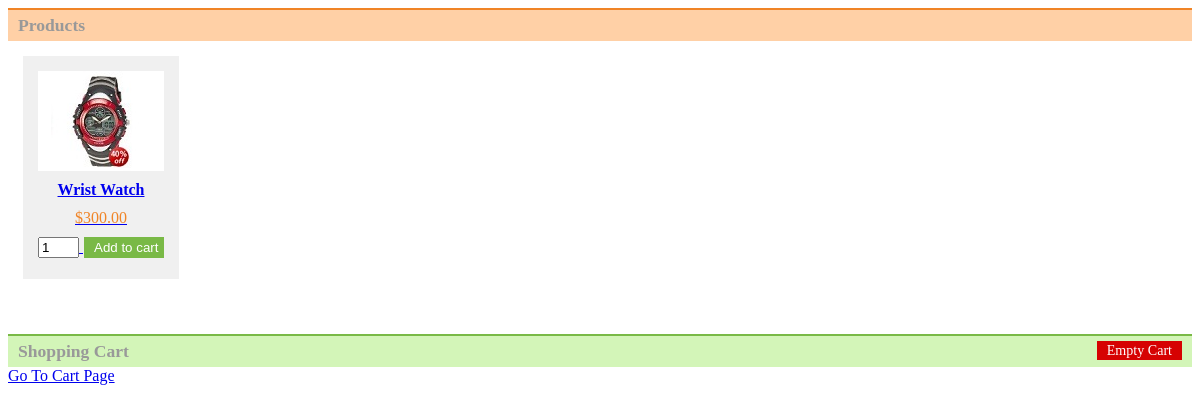
Screenshot of /?productID=wristWear03 with the database file from the repository.
### tables this page shows
CREATE TABLE `tblproduct` (
  `id` int(8) NOT NULL AUTO_INCREMENT,
  `name` varchar(255) NOT NULL,
  `code` varchar(255) NOT NULL,
  `image` text NOT NULL,
  `price` double(10,2) NOT NULL,
  `view_count` int(11) DEFAULT NULL,
  PRIMARY KEY (`id`),
  UNIQUE KEY `product_code` (`code`)
);

### controller/dbcontroller.php (called while the page is built, shortened)
<?php
class DBController {
	function runQuery($conn,$query) {
		$result = mysqli_query($conn,$query);
		while($row=mysqli_fetch_assoc($result)) {
			$resultset[] = $row;
		}
		if(!empty($resultset))
			return $resultset;
	}
}
?>

### config.php (called while the page is built)
<?php
Class Config {
	public function getUrLFinalString(){
		$current_page_uri = $_SERVER['REQUEST_URI'];
		$part_url = explode("/", $current_page_uri);
		$page_name = end($part_url);
		return $page_name;
	}
	public function getCurrentProjectName(){
		$current_page_uri = $_SERVER['REQUEST_URI'];
		$part_url = explode("/", $current_page_uri);
		$current_dir = $part_url[1];
		return $current_dir;
	}
}
?>

### view/products_details.php (the view, shortened to what this page needs)
<?php
require_once('header.php');
?>
<BODY>
<div id="product-grid">
	<div class="txt-heading">Products</div>
	<?php
	$conn = $db_handle->connectDB();
	$product_array = $db_handle->runQuery($conn,"SELECT * FROM tblproduct WHERE code = '".$product_code."' ORDER BY id ASC ");
	if (!empty($product_array)) {
		foreach($product_array as $key=>$value){
	?>
		<div class="product-item">
			<form id="frmCart">
			<a href="http://<?php echo $_SERVER['HTTP_HOST'].'/'.$current_dir; ?>/?productID=<?php echo $product_array[$key]["code"]; ?>">
			<div class="product-image"><img src="<?php echo $product_array[$key]["image"]; ?>"></div>
			<div><strong><?php echo $product_array[$key]["name"]; ?></strong></div>
			<div class="product-price"><?php echo "$".$product_array[$key]["price"]; ?></div>
			<div><input type="text" id="qty_<?php echo $product_array[$key]["code"]; ?>" name="quantity" value="1" size="2" />
			<?php
				$in_session = "0";
			?>
			<input type="button" id="add_<?php echo $product_array[$key]["code"]; ?>" value="Add to cart" class="btnAddAction cart-action" onClick = "cartAction('add','<?php echo $product_array[$key]["code"]; ?>')" <?php if($in_session != "0") { ?>style="display:none" <?php } ?> />
			</div>
		    </a>
			</form>
		</div>
	<?php
			}
	}
	?>
</div>
<div id="shopping-cart">
<div class="txt-heading">Shopping Cart <a id="btnEmpty" class="cart-action" onClick="cartAction('empty','');">Empty Cart</a></div>
<a href="http://<?php echo $_SERVER['HTTP_HOST'].'/'.$current_dir.'/cart.php'; ?>" />Go To Cart Page </a>
</div>
<?php
require_once('footer.php');
?>

### assets/css/style.css (style rules this page uses)
.txt-heading { padding: 5px 10px;font-size:1.1em;font-weight:bold;color:#999; }
#btnEmpty { background-color:#D60202;border:0;padding:1px 10px;color:#FFF; font-size:0.8em;font-weight:normal;float:right;text-decoration:none; }
.btnAddAction { background-color:#79b946;border:0;padding:3px 10px;color:#FFF;margin-left:1px;width:80px; }
#shopping-cart { border-top: #79b946 2px solid;margin-bottom:30px; }
#shopping-cart .txt-heading { background-color: #D3F5B8; }
#product-grid { border-top: #F08426 2px solid;margin-bottom:30px; }
#product-grid .txt-heading { background-color: #FFD0A6; }
.product-item { float:left; background:#F0F0F0; margin:15px; padding:5px; }
.product-item div { text-align:center; margin:10px; }
.product-price { color:#F08426; }
.product-image { height:100px;background-color:#FFF; }
.cart-action { cursor:pointer; }

### rows the page displays
tblproduct: image (picture), name "Wrist Watch", price "300.00"
